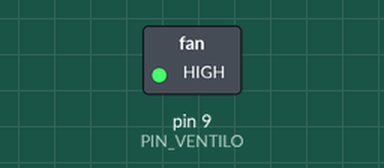
The sketch below on a simulated Arduino Uno, built with avr-gcc and run on an emulated ATmega328P. Parts: switched loads named in the sketch (green lamp = pin HIGH).

Above: at 0.1 s.
Timing chart, 0 to 1.6 s (numbered marks = the images above):
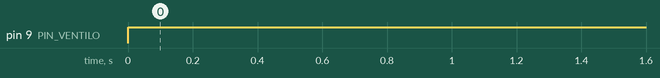

Measured:
- by itself, pin 9 (PIN_VENTILO): LOW → HIGH at 0.00 s

The sketch:

essai_broche_directe.ino
```cpp
const byte PIN_VENTILO = 9;

void setup() {
  pinMode(PIN_VENTILO, OUTPUT);
}

void loop() {
  analogWrite(PIN_VENTILO, 255);
}
```
